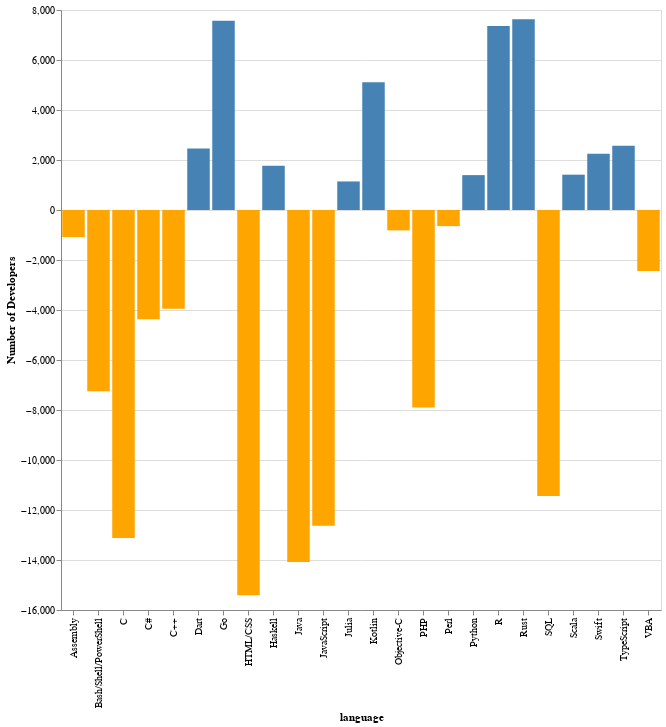

Notebook cell for this chart:
### Code cell
diff_plot(LanguageWorkedWith, LanguageDesireNextYear, 'language')

### Figure 1 — Vega-Lite specification as saved in the notebook (floating-point values rounded to 4 significant figures)
{"config": {"view": {"continuousWidth": 400, "continuousHeight": 300}}, "data": {"name": "data-e297de140893e7dbdcfb618ca31d9c5a"}, "mark": "bar", "encoding": {"color": {"condition": {"value": "steelblue", "test": "(datum.Number_of_Developers > 0)"}, "value": "orange"}, "x": {"type": "nominal", "field": "language"}, "y": {"type": "quantitative", "field": "Number_of_Developers", "title": "Number of Developers"}}, "height": 600, "width": 600, "$schema": "https://vega.github.io/schema/vega-lite/v4.8.1.json", "datasets": {"data-e297de140893e7dbdcfb618ca31d9c5a": [{"language": "Assembly", "Number_of_Developers": -1084}, {"language": "Bash/Shell/PowerShell", "Number_of_Developers": -7252}, {"language": "C", "Number_of_Developers": -13124}, {"language": "C#", "Number_of_Developers": -4367}, {"language": "C++", "Number_of_Developers": -3951}, {"language": "Dart", "Number_of_Developers": 2462}, {"language": "Go", "Number_of_Developers": 7567}, {"language": "Haskell", "Number_of_Developers": 1774}, {"language": "HTML/CSS", "Number_of_Developers": -15410}, {"language": "Java", "Number_of_Developers": -14078}, {"language": "JavaScript", "Number_of_Developers": -12634}, {"language": "Julia", "Number_of_Developers": 1142}, {"language": "Kotlin", "Number_of_Developers": 5107}, {"language": "Objective-C", "Number_of_Developers": -815}, {"language": "Perl", "Number_of_Developers": -646}, {"language": "PHP", "Number_of_Developers": -7901}, {"language": "Python", "Number_of_Developers": 1395}, {"language": "R", "Number_of_Developers": 7356}, {"language": "Rust", "Number_of_Developers": 7634}, {"language": "Scala", "Number_of_Developers": 1413}, {"language": "SQL", "Number_of_Developers": -11443}, {"language": "Swift", "Number_of_Developers": 2246}, {"language": "TypeScript", "Number_of_Developers": 2572}, {"language": "VBA", "Number_of_Developers": -2444}]}}
